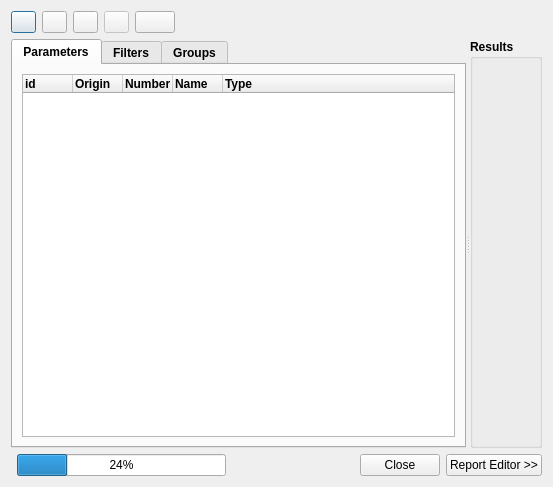
<?xml version="1.0" encoding="UTF-8"?>
<ui version="4.0">
 <class>DbcDatasetEditor</class>
 <widget class="QDialog" name="DbcDatasetEditor">
  <property name="windowModality">
   <enum>Qt::WindowModal</enum>
  </property>
  <property name="geometry">
   <rect>
    <x>0</x>
    <y>0</y>
    <width>553</width>
    <height>487</height>
   </rect>
  </property>
  <property name="sizePolicy">
   <sizepolicy hsizetype="Preferred" vsizetype="Preferred">
    <horstretch>0</horstretch>
    <verstretch>0</verstretch>
   </sizepolicy>
  </property>
  <property name="minimumSize">
   <size>
    <width>0</width>
    <height>0</height>
   </size>
  </property>
  <property name="windowTitle">
   <string>Dialog</string>
  </property>
  <property name="windowIcon">
   <iconset resource="gex.qrc">
    <normaloff>:/gex/icons/gex_application_48x48.png</normaloff>:/gex/icons/gex_application_48x48.png</iconset>
  </property>
  <property name="sizeGripEnabled">
   <bool>false</bool>
  </property>
  <layout class="QGridLayout" name="gridLayout_5">
   <property name="sizeConstraint">
    <enum>QLayout::SetMinAndMaxSize</enum>
   </property>
   <item row="0" column="0" colspan="2">
    <layout class="QHBoxLayout" name="horizontalLayout_2">
     <property name="sizeConstraint">
      <enum>QLayout::SetMinimumSize</enum>
     </property>
     <item>
      <widget class="QPushButton" name="pushButtonAddParameter">
       <property name="maximumSize">
        <size>
         <width>25</width>
         <height>25</height>
        </size>
       </property>
       <property name="text">
        <string/>
       </property>
       <property name="icon">
        <iconset resource="gex.qrc">
         <normaloff>:/gex/icons/add.png</normaloff>:/gex/icons/add.png</iconset>
       </property>
       <property name="iconSize">
        <size>
         <width>15</width>
         <height>15</height>
        </size>
       </property>
      </widget>
     </item>
     <item>
      <widget class="QPushButton" name="pushButtonRemoveParameter">
       <property name="maximumSize">
        <size>
         <width>25</width>
         <height>25</height>
        </size>
       </property>
       <property name="text">
        <string/>
       </property>
       <property name="icon">
        <iconset resource="gex.qrc">
         <normaloff>:/gex/icons/remove.png</normaloff>:/gex/icons/remove.png</iconset>
       </property>
       <property name="iconSize">
        <size>
         <width>15</width>
         <height>15</height>
        </size>
       </property>
      </widget>
     </item>
     <item>
      <widget class="QPushButton" name="pushButtonSelectFile">
       <property name="maximumSize">
        <size>
         <width>25</width>
         <height>25</height>
        </size>
       </property>
       <property name="text">
        <string/>
       </property>
       <property name="icon">
        <iconset resource="gex.qrc">
         <normaloff>:/gex/icons/file_open.png</normaloff>:/gex/icons/file_open.png</iconset>
       </property>
       <property name="iconSize">
        <size>
         <width>30</width>
         <height>30</height>
        </size>
       </property>
      </widget>
     </item>
     <item>
      <widget class="QPushButton" name="pushButtonSave">
       <property name="enabled">
        <bool>false</bool>
       </property>
       <property name="maximumSize">
        <size>
         <width>25</width>
         <height>25</height>
        </size>
       </property>
       <property name="toolTip">
        <string>Save</string>
       </property>
       <property name="text">
        <string/>
       </property>
       <property name="icon">
        <iconset resource="gex.qrc">
         <normaloff>:/gex/icons/file_save.png</normaloff>:/gex/icons/file_save.png</iconset>
       </property>
       <property name="iconSize">
        <size>
         <width>32</width>
         <height>32</height>
        </size>
       </property>
      </widget>
     </item>
     <item>
      <widget class="QPushButton" name="pushButtonApplyFilters">
       <property name="font">
        <font>
         <weight>50</weight>
         <bold>false</bold>
        </font>
       </property>
       <property name="text">
        <string/>
       </property>
       <property name="icon">
        <iconset resource="gex.qrc">
         <normaloff>:/gex/icons/filter.png</normaloff>:/gex/icons/filter.png</iconset>
       </property>
       <property name="iconSize">
        <size>
         <width>16</width>
         <height>16</height>
        </size>
       </property>
       <property name="checkable">
        <bool>true</bool>
       </property>
      </widget>
     </item>
     <item>
      <spacer name="horizontalSpacer">
       <property name="orientation">
        <enum>Qt::Horizontal</enum>
       </property>
       <property name="sizeType">
        <enum>QSizePolicy::MinimumExpanding</enum>
       </property>
       <property name="sizeHint" stdset="0">
        <size>
         <width>20</width>
         <height>17</height>
        </size>
       </property>
      </spacer>
     </item>
    </layout>
   </item>
   <item row="1" column="0" colspan="2">
    <widget class="QSplitter" name="splitter">
     <property name="sizePolicy">
      <sizepolicy hsizetype="Preferred" vsizetype="Expanding">
       <horstretch>0</horstretch>
       <verstretch>0</verstretch>
      </sizepolicy>
     </property>
     <property name="orientation">
      <enum>Qt::Horizontal</enum>
     </property>
     <widget class="QTabWidget" name="tabWidgetParamFilter">
      <property name="sizePolicy">
       <sizepolicy hsizetype="Fixed" vsizetype="Fixed">
        <horstretch>0</horstretch>
        <verstretch>0</verstretch>
       </sizepolicy>
      </property>
      <property name="minimumSize">
       <size>
        <width>276</width>
        <height>0</height>
       </size>
      </property>
      <property name="font">
       <font>
        <weight>75</weight>
        <bold>true</bold>
       </font>
      </property>
      <property name="currentIndex">
       <number>0</number>
      </property>
      <widget class="QWidget" name="tabWidgetParameters">
       <property name="sizePolicy">
        <sizepolicy hsizetype="Preferred" vsizetype="Preferred">
         <horstretch>0</horstretch>
         <verstretch>0</verstretch>
        </sizepolicy>
       </property>
       <attribute name="title">
        <string>Parameters</string>
       </attribute>
       <layout class="QGridLayout" name="gridLayout_3">
        <item row="0" column="0">
         <widget class="QTreeWidget" name="treeWidgetParamInfo">
          <property name="sizePolicy">
           <sizepolicy hsizetype="Preferred" vsizetype="MinimumExpanding">
            <horstretch>0</horstretch>
            <verstretch>0</verstretch>
           </sizepolicy>
          </property>
          <property name="minimumSize">
           <size>
            <width>252</width>
            <height>0</height>
           </size>
          </property>
          <property name="contextMenuPolicy">
           <enum>Qt::CustomContextMenu</enum>
          </property>
          <property name="selectionMode">
           <enum>QAbstractItemView::ExtendedSelection</enum>
          </property>
          <attribute name="headerDefaultSectionSize">
           <number>50</number>
          </attribute>
          <column>
           <property name="text">
            <string>id</string>
           </property>
          </column>
          <column>
           <property name="text">
            <string>Origin</string>
           </property>
          </column>
          <column>
           <property name="text">
            <string>Number</string>
           </property>
          </column>
          <column>
           <property name="text">
            <string>Name</string>
           </property>
          </column>
          <column>
           <property name="text">
            <string>Type</string>
           </property>
          </column>
         </widget>
        </item>
       </layout>
      </widget>
      <widget class="QWidget" name="tabWidgetFilters">
       <property name="sizePolicy">
        <sizepolicy hsizetype="Preferred" vsizetype="Preferred">
         <horstretch>0</horstretch>
         <verstretch>0</verstretch>
        </sizepolicy>
       </property>
       <attribute name="title">
        <string>Filters</string>
       </attribute>
       <layout class="QGridLayout" name="gridLayout_2">
        <item row="0" column="0" colspan="2">
         <widget class="QGroupBox" name="groupBox">
          <property name="font">
           <font>
            <weight>75</weight>
            <bold>true</bold>
           </font>
          </property>
          <property name="title">
           <string>Filter Logic</string>
          </property>
          <layout class="QGridLayout" name="gridLayout">
           <item row="0" column="0">
            <widget class="QLabel" name="label_2">
             <property name="font">
              <font>
               <weight>50</weight>
               <bold>false</bold>
              </font>
             </property>
             <property name="text">
              <string>steps where:</string>
             </property>
            </widget>
           </item>
           <item row="0" column="1">
            <widget class="QLineEdit" name="lineEditFilterLogicOnSteps"/>
           </item>
          </layout>
         </widget>
        </item>
        <item row="1" column="0" colspan="2">
         <widget class="QGroupBox" name="groupBoxFilterList">
          <property name="title">
           <string>Filters list</string>
          </property>
          <property name="alignment">
           <set>Qt::AlignLeading|Qt::AlignLeft|Qt::AlignTop</set>
          </property>
          <layout class="QGridLayout" name="gridLayout_4">
           <item row="0" column="0">
            <widget class="QScrollArea" name="scrollArea">
             <property name="frameShape">
              <enum>QFrame::NoFrame</enum>
             </property>
             <property name="frameShadow">
              <enum>QFrame::Plain</enum>
             </property>
             <property name="lineWidth">
              <number>1</number>
             </property>
             <property name="horizontalScrollBarPolicy">
              <enum>Qt::ScrollBarAlwaysOff</enum>
             </property>
             <property name="widgetResizable">
              <bool>true</bool>
             </property>
             <property name="alignment">
              <set>Qt::AlignLeading|Qt::AlignLeft|Qt::AlignTop</set>
             </property>
             <widget class="QWidget" name="scrollAreaWidgetContents">
              <property name="geometry">
               <rect>
                <x>0</x>
                <y>0</y>
                <width>62</width>
                <height>16</height>
               </rect>
              </property>
              <layout class="QVBoxLayout" name="verticalLayout">
               <property name="spacing">
                <number>0</number>
               </property>
               <property name="margin">
                <number>0</number>
               </property>
               <item>
                <spacer name="verticalSpacer">
                 <property name="orientation">
                  <enum>Qt::Vertical</enum>
                 </property>
                 <property name="sizeHint" stdset="0">
                  <size>
                   <width>20</width>
                   <height>40</height>
                  </size>
                 </property>
                </spacer>
               </item>
              </layout>
             </widget>
            </widget>
           </item>
          </layout>
         </widget>
        </item>
       </layout>
      </widget>
      <widget class="QWidget" name="tabWidgetGroups">
       <attribute name="title">
        <string>Groups</string>
       </attribute>
       <layout class="QGridLayout" name="gridLayout_6"/>
      </widget>
     </widget>
     <widget class="QGroupBox" name="groupBoxResults">
      <property name="sizePolicy">
       <sizepolicy hsizetype="Preferred" vsizetype="Preferred">
        <horstretch>0</horstretch>
        <verstretch>0</verstretch>
       </sizepolicy>
      </property>
      <property name="font">
       <font>
        <weight>75</weight>
        <bold>true</bold>
       </font>
      </property>
      <property name="title">
       <string>Results</string>
      </property>
      <layout class="QHBoxLayout" name="horizontalLayout_3">
       <item>
        <widget class="QSplitter" name="splitterParamResults">
         <property name="sizePolicy">
          <sizepolicy hsizetype="Preferred" vsizetype="Preferred">
           <horstretch>0</horstretch>
           <verstretch>0</verstretch>
          </sizepolicy>
         </property>
         <property name="orientation">
          <enum>Qt::Horizontal</enum>
         </property>
        </widget>
       </item>
      </layout>
     </widget>
    </widget>
   </item>
   <item row="3" column="1">
    <layout class="QHBoxLayout" name="horizontalLayout">
     <property name="sizeConstraint">
      <enum>QLayout::SetDefaultConstraint</enum>
     </property>
     <item>
      <widget class="QProgressBar" name="progressBar">
       <property name="value">
        <number>24</number>
       </property>
      </widget>
     </item>
     <item>
      <widget class="QDialogButtonBox" name="buttonBox">
       <property name="sizePolicy">
        <sizepolicy hsizetype="Preferred" vsizetype="Fixed">
         <horstretch>0</horstretch>
         <verstretch>0</verstretch>
        </sizepolicy>
       </property>
       <property name="orientation">
        <enum>Qt::Horizontal</enum>
       </property>
       <property name="standardButtons">
        <set>QDialogButtonBox::Close</set>
       </property>
      </widget>
     </item>
     <item>
      <widget class="QPushButton" name="pushButtonReportEditor">
       <property name="sizePolicy">
        <sizepolicy hsizetype="Preferred" vsizetype="Fixed">
         <horstretch>0</horstretch>
         <verstretch>0</verstretch>
        </sizepolicy>
       </property>
       <property name="text">
        <string>Report Editor &gt;&gt;</string>
       </property>
      </widget>
     </item>
    </layout>
   </item>
  </layout>
 </widget>
 <resources>
  <include location="gex.qrc"/>
 </resources>
 <connections>
  <connection>
   <sender>buttonBox</sender>
   <signal>accepted()</signal>
   <receiver>DbcDatasetEditor</receiver>
   <slot>accept()</slot>
   <hints>
    <hint type="sourcelabel">
     <x>248</x>
     <y>254</y>
    </hint>
    <hint type="destinationlabel">
     <x>157</x>
     <y>274</y>
    </hint>
   </hints>
  </connection>
  <connection>
   <sender>buttonBox</sender>
   <signal>rejected()</signal>
   <receiver>DbcDatasetEditor</receiver>
   <slot>reject()</slot>
   <hints>
    <hint type="sourcelabel">
     <x>316</x>
     <y>260</y>
    </hint>
    <hint type="destinationlabel">
     <x>286</x>
     <y>274</y>
    </hint>
   </hints>
  </connection>
 </connections>
</ui>
